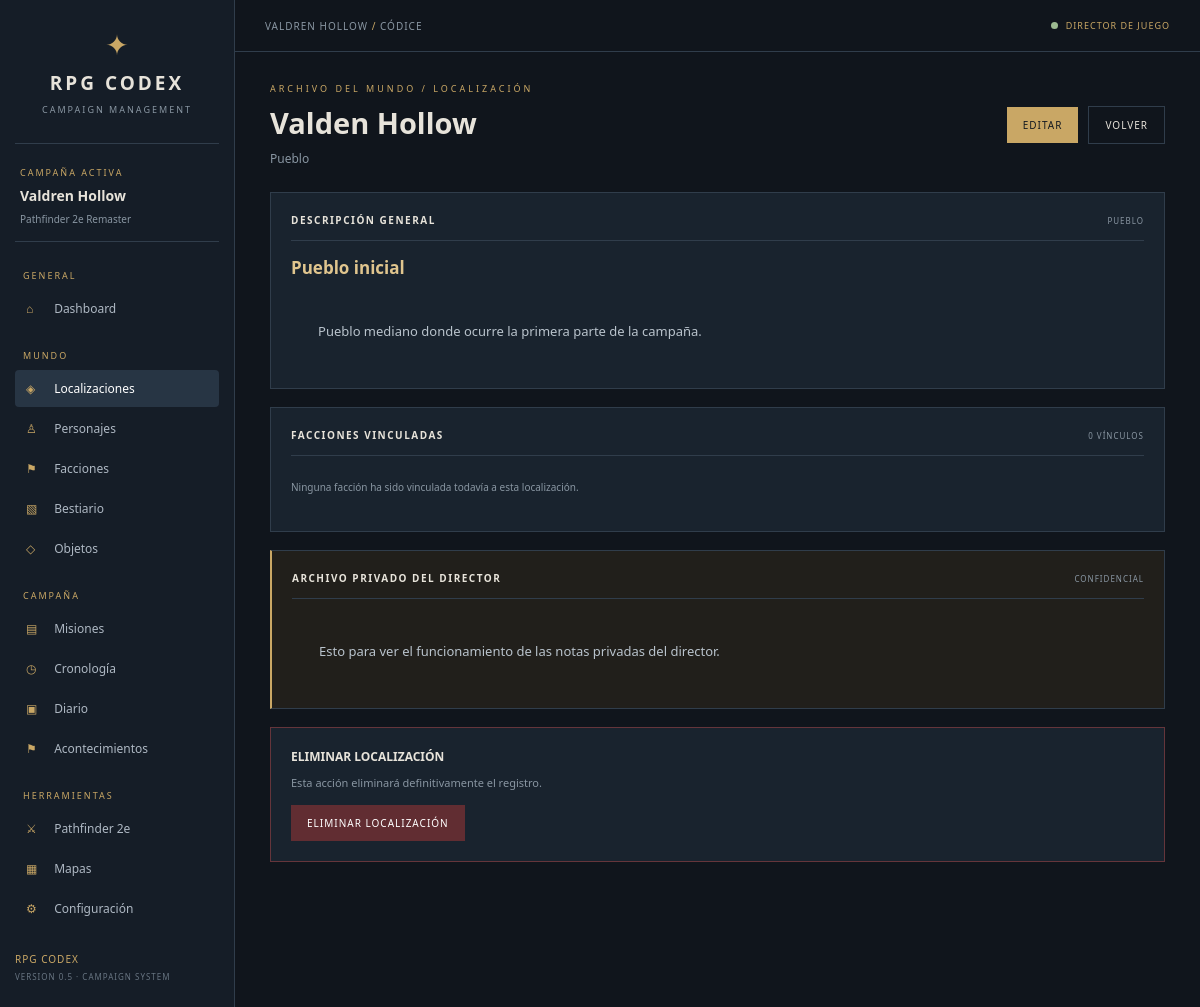
Page /locations/1 on the committed database.
### tables this page shows
CREATE TABLE locations (
            id INTEGER PRIMARY KEY AUTOINCREMENT,
            campaign_id INTEGER NOT NULL,
            name TEXT NOT NULL,
            category TEXT DEFAULT 'Otro',
            summary TEXT DEFAULT '',
            description TEXT DEFAULT '',
            secret_notes TEXT DEFAULT '',
            created_at TIMESTAMP DEFAULT CURRENT_TIMESTAMP,
            updated_at TIMESTAMP DEFAULT CURRENT_TIMESTAMP,

            FOREIGN KEY (campaign_id)
                REFERENCES campaigns(id)
                ON DELETE CASCADE
        );

### app.py (the view)
@app.route("/locations/<int:location_id>")
def location_detail(location_id):
    campaign = get_campaign()
    db = get_db()
    location = db.execute("SELECT * FROM locations WHERE id = ? AND campaign_id = ?", (location_id, campaign["id"])).fetchone()
    if location is None:
        abort(404)
    factions = db.execute("""
        SELECT factions.*, faction_locations.relationship_type, faction_locations.description AS link_description
        FROM faction_locations JOIN factions ON factions.id = faction_locations.faction_id
        WHERE faction_locations.location_id = ? AND factions.campaign_id = ?
        ORDER BY factions.name COLLATE NOCASE
    """, (location_id, campaign["id"])).fetchall()
    return render_template("locations/detail.html", location=location, factions=factions)

### app.py (called while the page is built)
def get_campaign():
    return get_db().execute("SELECT * FROM campaigns ORDER BY id LIMIT 1").fetchone()

### database.py (called while the page is built)
def get_db():
    if "db" not in g:
        DATABASE_DIR.mkdir(parents=True, exist_ok=True)
        g.db = sqlite3.connect(DATABASE_PATH)
        g.db.row_factory = sqlite3.Row
        g.db.execute("PRAGMA foreign_keys = ON")
    return g.db

### templates/locations/detail.html (shortened to what this page needs)
{% extends "base.html" %}
{% block content %}
<div class="page-title-row">
    <div>
        <div class="eyebrow">ARCHIVO DEL MUNDO / LOCALIZACIÓN</div>
        <h2>{{ location["name"] }}</h2>
        <p>{{ location["category"] }}</p>
    </div>
    <div class="detail-actions">
        <a href="{{ url_for('location_edit', location_id=location['id']) }}"
           class="primary-button">
            EDITAR
        </a>
        <a href="{{ url_for('locations') }}" class="secondary-button">
            VOLVER
        </a>
    </div>
</div>
<section class="content-panel location-detail">
    <div class="panel-heading">
        <h3>DESCRIPCIÓN GENERAL</h3>
        <span>{{ location["category"]|upper }}</span>
    </div>
    {% if location["summary"] %}
        <h3 class="location-summary">{{ location["summary"] }}</h3>
    {% endif %}
    <div class="detail-text">
        {{ location["description"] or "Todavía no se ha añadido una descripción." }}
    </div>
</section>
<section class="content-panel location-detail faction-affiliations">
    <div class="panel-heading">
        <h3>FACCIONES VINCULADAS</h3>
        <span>{{ factions|length }} VÍNCULOS</span>
    </div>
    {% if factions %}
        <div class="faction-links">
            {% for faction in factions %}
                <a href="{{ url_for('faction_detail', faction_id=faction['id']) }}"
                   class="faction-link">
                    <span>⚑</span>
                    <div>
                        <strong>{{ faction['name'] }}</strong>
                        <small>{{ faction['relationship_type'] }}{% if faction['link_description'] %} · {{ faction['link_description'] }}{% endif %}</small>
                    </div>
                </a>
            {% endfor %}
        </div>
    {% else %}
        <p class="connection-empty">
            Ninguna facción ha sido vinculada todavía a esta localización.
        </p>
    {% endif %}
</section>
<section class="content-panel location-detail private-field">
    <div class="panel-heading">
        <h3>ARCHIVO PRIVADO DEL DIRECTOR</h3>
        <span>CONFIDENCIAL</span>
    </div>
    <div class="detail-text">
        {{ location["secret_notes"] or "No hay notas privadas registradas." }}
    </div>
</section>
<section class="content-panel danger-zone">
    <h3>ELIMINAR LOCALIZACIÓN</h3>
    <p>Esta acción eliminará definitivamente el registro.</p>
    <form method="POST"
          action="{{ url_for('location_delete', location_id=location['id']) }}"
          onsubmit="return confirm('¿Seguro que quieres eliminar esta localización?');">
        <button type="submit" class="danger-button">
            ELIMINAR LOCALIZACIÓN
        </button>
    </form>
</section>
{% endblock %}

### static/css/style.css (style rules this page uses)
:root { --background: #10151c; --sidebar: #151d27; --panel: #19232e; --panel-hover: #202e3b; --border: #303d4b; --gold: #c9a765; --gold-light: #e0c58e; --text: #e7e3da; --muted: #8996a2; --green: #9cba91; }
* { margin: 0; padding: 0; box-sizing: border-box; }
body { background: var(--background); color: var(--text); font-family: "Segoe UI", sans-serif; }
a { text-decoration: none; color: inherit; }
.eyebrow { color: var(--gold); font-size: 9px; letter-spacing: 3px; }
.primary-button, .secondary-button { padding: 10px 14px; font-size: 9px; letter-spacing: 1px; }
.primary-button { background: var(--gold); color: #151b21; }
.secondary-button { border: 1px solid #8996a2; color: white; }
.content-panel { background: var(--panel); border: 1px solid var(--border); padding: 20px; }
.panel-heading { display: flex; align-items: center; justify-content: space-between; gap: 10px; padding-bottom: 13px; border-bottom: 1px solid var(--border); margin-bottom: 15px; }
.panel-heading h3 { font-size: 10px; letter-spacing: 1.5px; }
.panel-heading span, .panel-heading a { color: var(--muted); font-size: 8px; letter-spacing: 1px; }
.page-title-row { display: flex; justify-content: space-between; align-items: center; gap: 20px; margin-bottom: 25px; }
.page-title-row h2 { font-size: 29px; margin: 8px 0; }
.page-title-row p { color: var(--muted); font-size: 12px; }
.primary-button, .secondary-button, .danger-button { display: inline-block; border: none; cursor: pointer; font-family: inherit; padding: 11px 16px; font-size: 10px; letter-spacing: 1px; }
.secondary-button { background: transparent; border: 1px solid var(--border); color: var(--text); }
.danger-button { background: #612d32; color: #fff; }
.private-field { border-left: 2px solid var(--gold); background: #211f1b; }
.form-actions, .detail-actions { display: flex; justify-content: flex-end; align-items: center; gap: 10px; }
.location-detail { margin-bottom: 18px; }
.location-summary { color: var(--gold-light); font-size: 17px; margin: 15px 0; }
.detail-text { color: #b9c3cc; font-size: 13px; line-height: 1.9; white-space: pre-wrap; overflow-wrap: anywhere; }
.danger-zone { border-color: #65353b; }
.danger-zone h3 { font-size: 12px; margin-bottom: 10px; }
.danger-zone p { color: var(--muted); font-size: 11px; margin-bottom: 15px; }

### static/css/factions.css (style rules this page uses)
.faction-card p,.connection-info p,.connection-empty { color:var(--muted); font-size:10px; line-height:1.6; }
.connection-empty { padding:8px 0 16px; }

### rows in the picture
locations: name "Valden Hollow", category "Pueblo", category "PUEBLO", summary "Pueblo inicial", description "Pueblo mediano donde ocurre la primera parte de la campaña.", secret_notes "Esto para ver el funcionamiento de las notas privadas del director."

### other values in the picture
{{ factions|length }} "0"
